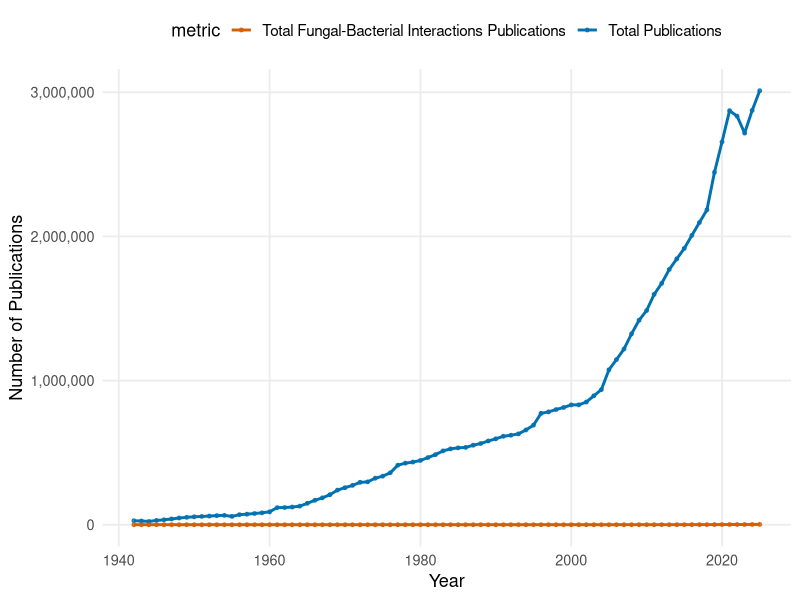
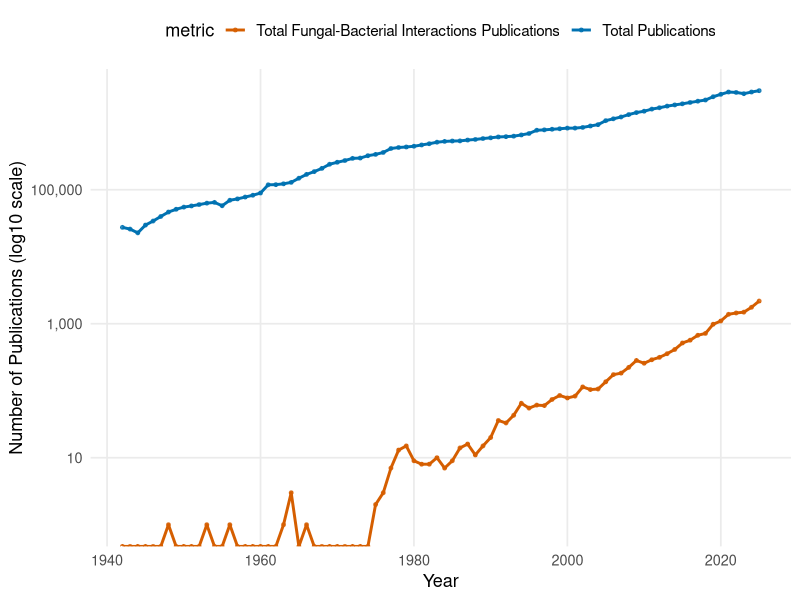
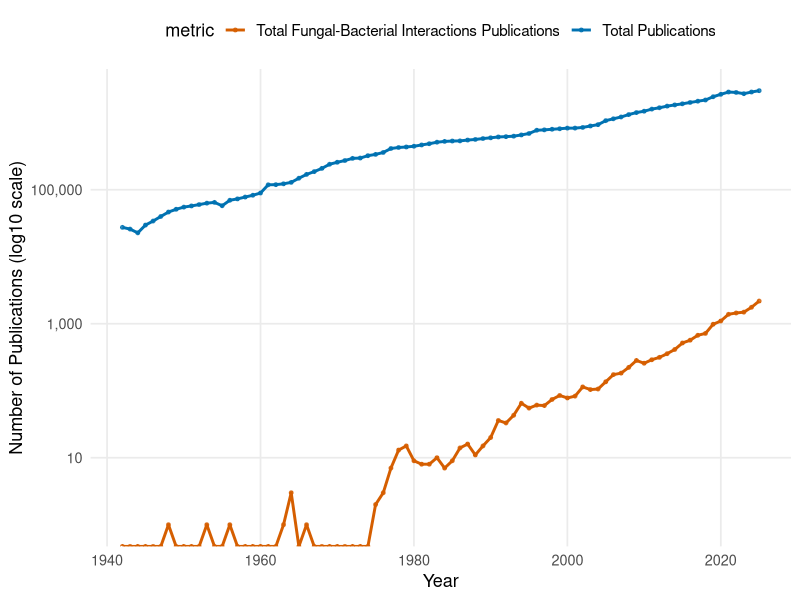

Here is the R script that generated these plots, in order:
#Github March 9th, 2026
#BFI Interactions paper - Figure 1
library(readxl)
library(dplyr)
library(ggplot2)
library(scales)
library(tidyr)
library(scales)

#Feb 26, 2026 - changes wos search to bacteri* AND fung* AND interact*
df <- read_excel("gs_wos_search2.xlsx", sheet = "data") %>% rename( year = `Publication Years`,
                                                                    total = Count_Total, bfi   = Count_BFI) %>%
  mutate(year = as.integer(year), bfi = as.numeric(bfi), total = as.numeric(total)) %>%
  arrange(year)

df_long <- df %>% select(year, total, bfi) %>%
  pivot_longer(cols = c(total, bfi), names_to = "metric", values_to = "count") %>%
  mutate(metric = recode(metric, total = "Total Publications", bfi   = "Total Fungal-Bacterial Interactions Publications"))

p_lines <- ggplot(df_long, aes(x = year, y = count, color = metric)) +
  geom_line(linewidth = 1) + geom_point(size = 1, alpha = 0.8) +
  scale_color_manual(
    values = c("Total Publications" = "#0072B2",  
               "Total Fungal-Bacterial Interactions Publications" = "#D55E00")) +
  scale_y_continuous(labels = comma) +
  labs(x = "Year",y = "Number of Publications") +
  theme_minimal(base_size = 13) +
  theme(legend.position = "top",
        legend.text = element_text(size = 11),
        plot.title = element_text(face = "bold", size = 14),
        panel.grid.minor = element_blank())

p_lines

p_lines_log <- p_lines +
  scale_y_log10(labels = comma) +
  labs(y = "Number of Publications (log10 scale)")

p_lines_log

ggsave("p_lines_log2.pdf")
